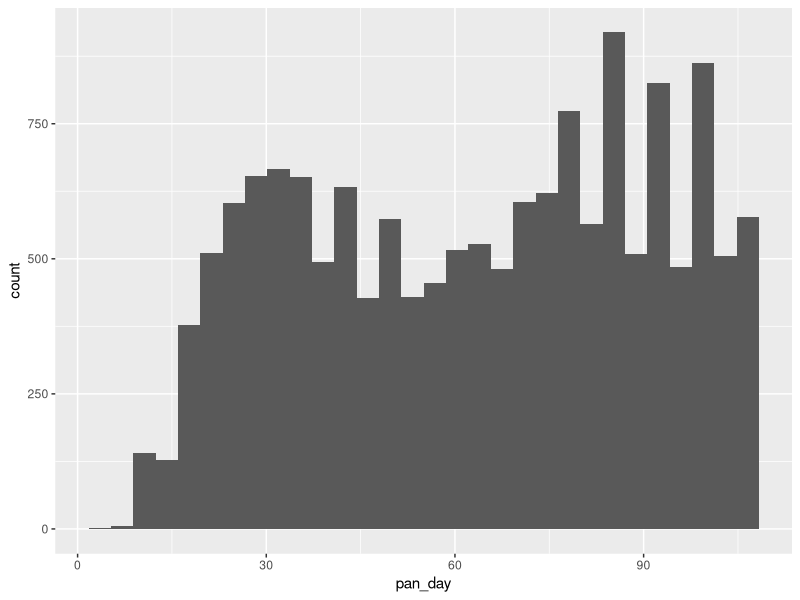
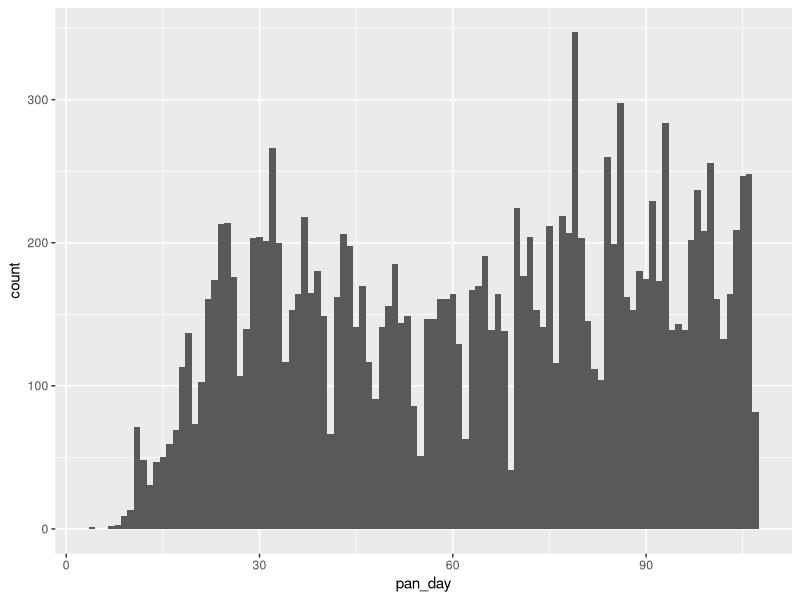
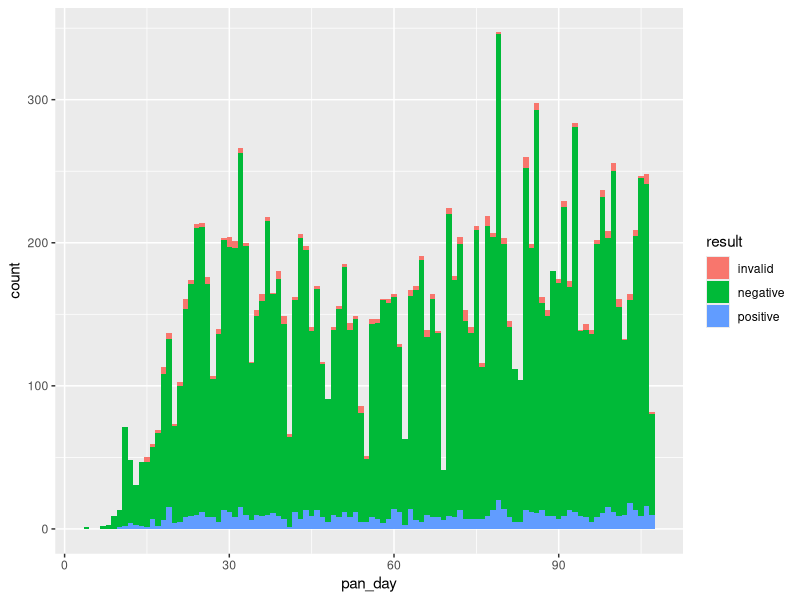
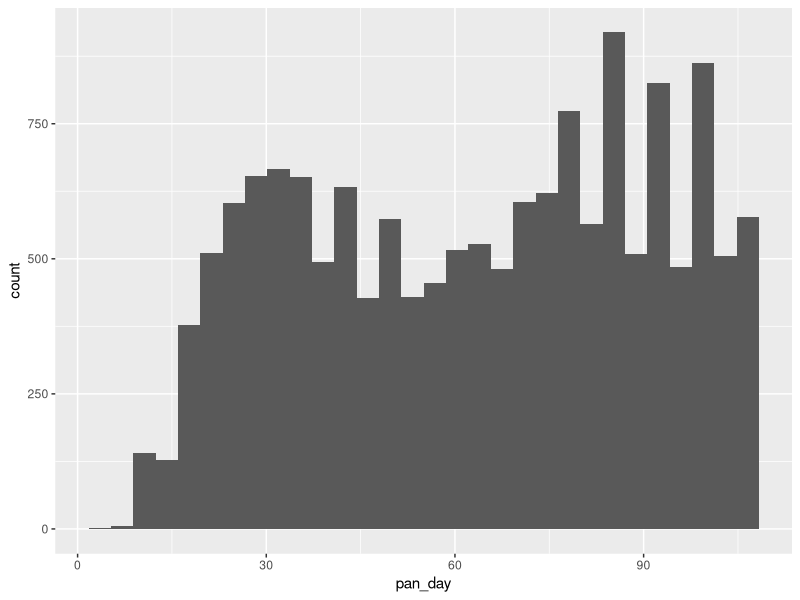
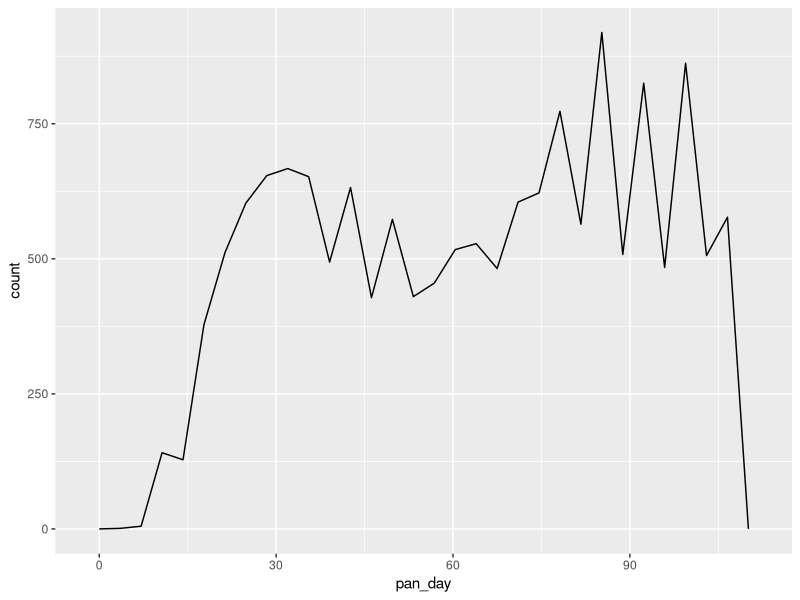
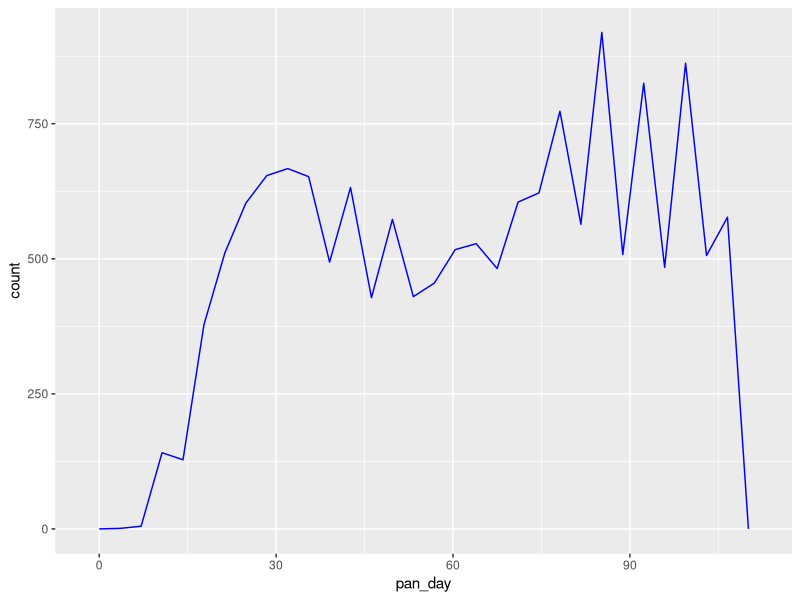
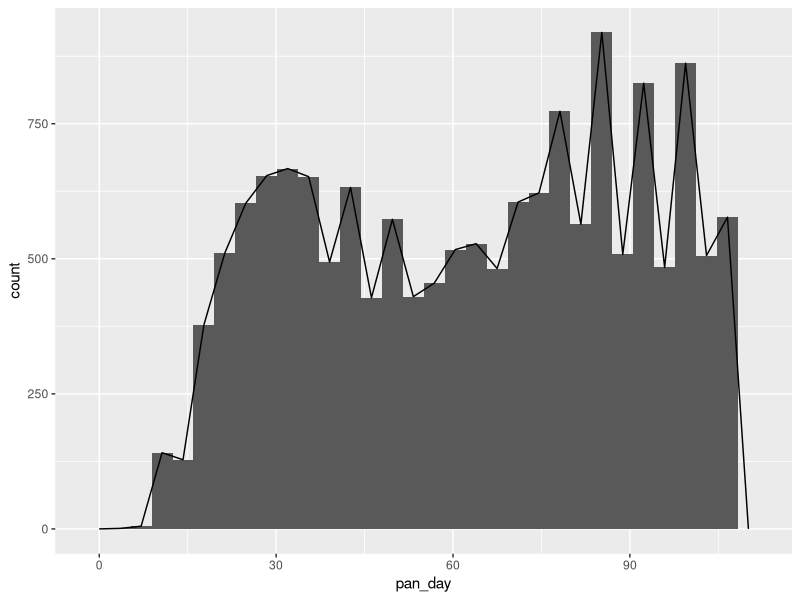

The R source for these figures, in order:
## ---- chunk 1
library(tidyverse)

covid_testing <- read_csv("covid_testing.csv")
## ---- chunk 2
ggplot(data = covid_testing) +
  geom_histogram(mapping = aes(x = pan_day))
## ---- chunk 3
ggplot(data = covid_testing) +
  geom_histogram(mapping = aes(x = pan_day), binwidth = 1)
## ---- chunk 4
ggplot(data = covid_testing) +
  geom_histogram(mapping = aes(x = pan_day, fill = result), binwidth = 1)
## ---- chunk 5
ggplot(data = covid_testing) +
  geom_histogram(mapping = aes(x = pan_day))
## ---- chunk 6
ggplot(data = covid_testing) +
  geom_freqpoly(mapping = aes(x = pan_day))
## ---- chunk 7
ggplot(data = covid_testing) +
  geom_freqpoly(mapping = aes(x = pan_day), color = "blue")
## ---- chunk 8
ggplot(data = covid_testing) +
  geom_histogram(mapping = aes(x = pan_day)) +
  geom_freqpoly(mapping = aes(x = pan_day))
